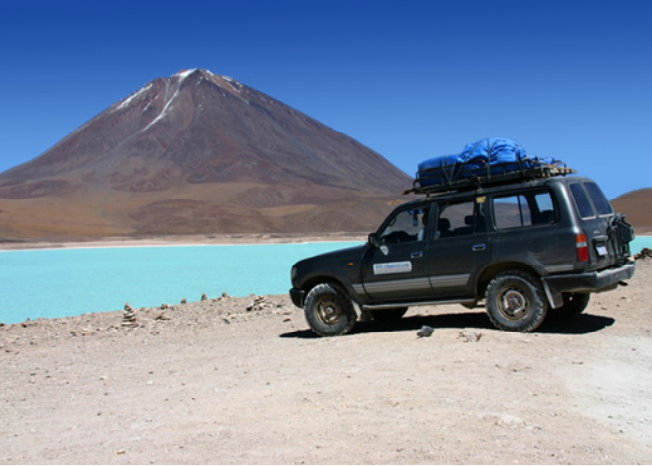
//> input picture ImageFilters/cmake-build-debug/car.png, 652 x 466 px
$ ./main   (built with g++ and OpenCV 4)
//> lines starting //> are read from the running program, lines starting //| are printed output that depends on the picture
//> further down, img is the input picture: 466 rows x 652 cols, CV_8UC3; mean B, G, R 160, 137.1, 121.6
/************************************************************************************************************
* Author: Jessie Peng
* Date: 2019-03-11
* Description: Implementation of basic image filters
*************************************************************************************************************/

#include <iostream>
#include <opencv2/opencv.hpp>
#include <opencv2/highgui.hpp>
#include <algorithm>
#include <vector>

using namespace std;
using namespace cv;

/// Average Filter
void BoxFilter(const Mat &src, Mat &dst, int w, int h)
{
//> called with w = 3, h = 3
    // Kernel size = (2w+1) x (2h+1)
    Mat kernel = Mat::ones(w * 2 + 1, h * 2 + 1, CV_64F);
    // Normalization
    kernel /= kernel.rows * kernel.cols;
    // Convolution
    filter2D(src, dst, -1, kernel);
}

/// Gaussian Filter
void GaussianFilter(const Mat &src, Mat &dst, float sigma)
{
//> called with sigma = 3
    // Kernel size = (2[5 sigma]+1) x (2[5 sigma]+1)
    int a = cvFloor(5 * sigma);
    Mat kernel(2 * a + 1, 2 * a + 1, CV_64F);
    for (int i = -a; i <= a; i++)
    {
        for (int j = -a; j <= a; j++)
        {
            kernel.at<double>(i+a, j+a) = exp( -(i * i + j * j) / (2 * sigma * sigma) );
        }
    }
    // Normalization:
    // Since 5 times sigma is large enough to cover most area in Gaussian distribution
    // Normalization coefficient can be estimated by 1 / (2 PI sigma^2)
    kernel /= 2 * CV_PI * sigma * sigma;
    // Convolution
    filter2D(src, dst, -1, kernel);
}

/// Median Filter
void MedianFilter(const Mat &src, Mat &dst, int w, int h)
{
//> called with w = 3, h = 3
    int channels = src.channels();
//> channels = 3
    // 3 channels
    if (channels == 3)
    {
        // Splits 3 channels
        vector<Mat> splitted(3), tomerge(3);
        split(src, splitted);
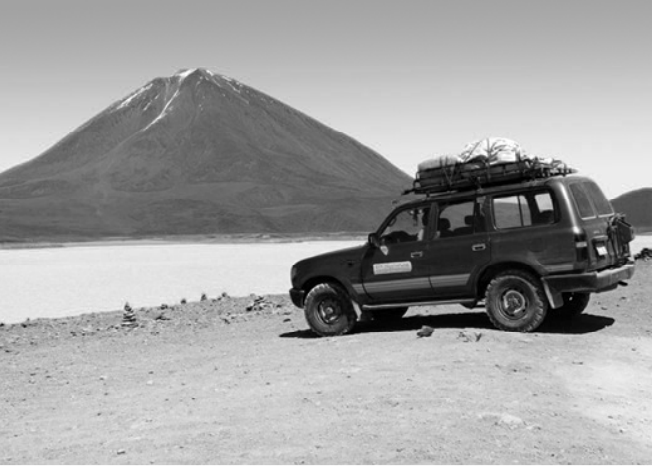
//> splitted[0]: 466 rows x 652 cols, CV_8UC1; min 0, max 255, mean 160
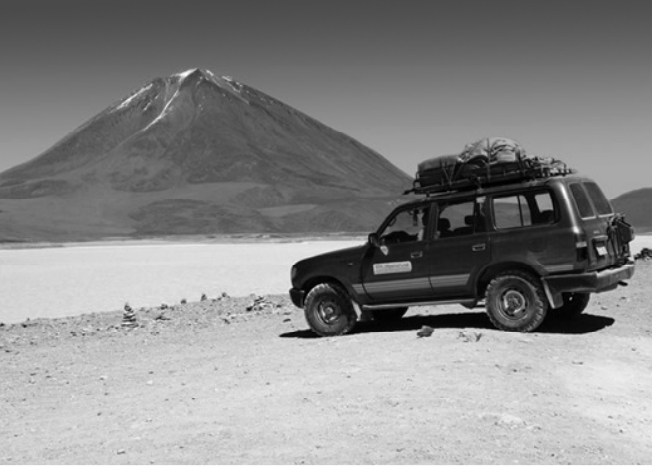
//> splitted[1]: 466 rows x 652 cols, CV_8UC1; min 0, max 254, mean 137.1
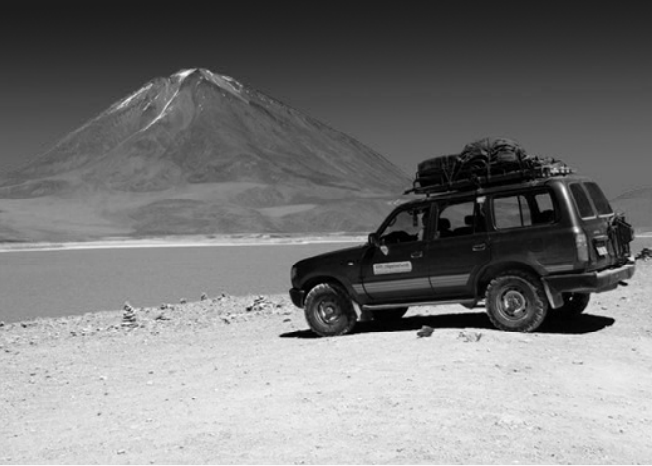
//> splitted[2]: 466 rows x 652 cols, CV_8UC1; min 0, max 253, mean 121.6
        for (int i = 0; i < 3; i++)
        {
            // Filters each channel respectively
            MedianFilter(splitted[i], tomerge[i], w, h);
        }
        // Merges 3 channels
        merge(tomerge, dst);
    }
    // Single channel
    else if (channels == 1)
    {
        Mat img;
        // Converts to float
        src.convertTo(img, CV_64F);
        dst = img.clone();
        // Extends borders by replication
        // Kernel size = (2w+1) x (2h+1)
        copyMakeBorder(img, img, h, h, w, w, BORDER_REPLICATE);
        vector<double> arr;
        for (int i = 0; i < dst.rows; i++)
        {
            for (int j = 0; j < dst.cols; j++)
            {
                arr.clear();
                for (int x = i; x < i + 2 * h + 1; x++)
                {
                    for (int y = j; y < j + 2 * w + 1; y++)
                    {
                        arr.push_back(img.at<double>(x, y));
                    }
                }
                // Calculates median
                sort(arr.begin(), arr.end());
                dst.at<double>(i, j) = arr[arr.size() / 2];
            }
        }
        // Convert to int
        dst.convertTo(dst, CV_8U);
    }
}

/// Bilateral Filter
void BilateralFilter(const Mat &src, Mat &dst, float sigma_s, float sigma_r)
{
//> called with sigma_s = 3, sigma_r = 3
    // Kernel size = (2[5m]+1) x (2[5m]+1), where m = max{sigma_s, sigma_r}
    int m = sigma_s > sigma_r ? cvFloor(5 * sigma_s) : cvFloor(5 * sigma_r);
    int channels = src.channels();
//> channels = 3
    Mat img;
    // Single channel
    if (channels == 1)
    {
        // Converts to float
        src.convertTo(img, CV_64F);
        dst = img.clone();
        // Extends borders by reflection
        int n = 2 * m + 1;
        copyMakeBorder(img, img, m, m, m, m, BORDER_REFLECT);
        double arr, weight, w;
        for (int i = 0; i < dst.rows; i++)
        {
            for (int j = 0; j < dst.cols; j++)
            {
                arr = 0;
                weight = 0;
                for (int x = i; x < i + n; x++)
                {
                    for (int y = j; y < j + n; y++)
                    {
                        // Spatial difference: |x1-x2| + |y1-y2|
                        // Intensity difference: |I(x1,y1) - I(x2,y2)|
                        w = exp( -(abs(i+m-x) + abs(j+m-y)) / (2 * sigma_s * sigma_s)
                                 -abs(img.at<double>(i+m, j+m) - img.at<double>(x, y)) / (2 * sigma_r * sigma_r) );
                        weight += w;
                        arr += img.at<double>(x, y) * w;
                    }
                }
                dst.at<double>(i, j) = arr / weight;
            }
        }
        // Converts to int
        dst.convertTo(dst, CV_8U);
    }
    // 3 channels
    else if (channels == 3)
    {
        // Converts to float
        src.convertTo(img, CV_64FC3);
//> img: 466 rows x 652 cols, CV_64FC3
        dst = img.clone();
        // Extends borders by reflection
        int n = 2 * m + 1;
        copyMakeBorder(img, img, m, m, m, m, BORDER_REFLECT);
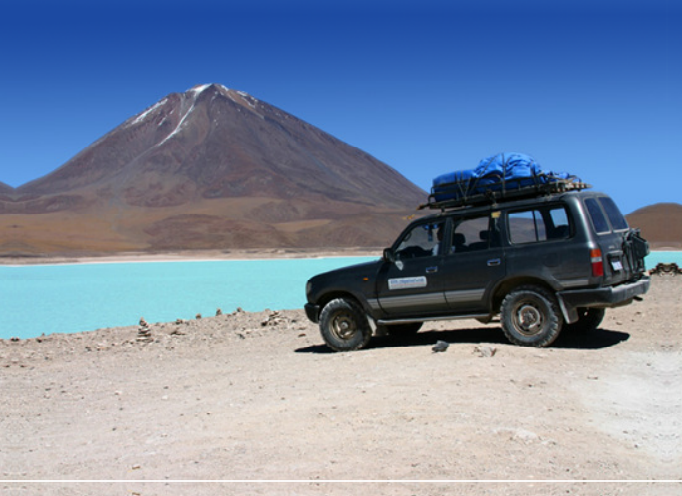
//> img: 496 rows x 682 cols, CV_64FC3; mean B, G, R 162.4, 138.1, 122.3
        double weight, w;
        Vec3d arr;
        for (int i = 0; i < dst.rows; i++)
        {
            for (int j = 0; j < dst.cols; j++)
            {
                arr = 0;
                weight = 0;
                for (int x = i; x < i + n; x++)
                {
                    for (int y = j; y < j + n; y++)
                    {
                        // Spatial difference: |x1-x2| + |y1-y2|
                        // Intensity difference: |B(x1,y1)-B(x2,y2)| + |G(x1,y1)-G(x2,y2)| + |R(x1,y1)-R(x2,y2)|
                        w = exp( -(abs(i+m-x) + abs(j+m-y)) / (2 * sigma_s * sigma_s)
                                 -(abs(img.at<Vec3d>(i+m, j+m)[0] - img.at<Vec3d>(x, y)[0])
                                 + abs(img.at<Vec3d>(i+m, j+m)[1] - img.at<Vec3d>(x, y)[1])
                                 + abs(img.at<Vec3d>(i+m, j+m)[2] - img.at<Vec3d>(x, y)[2]))
                                 / (2 * sigma_r * sigma_r) );
                        weight += w;
                        arr += img.at<Vec3d>(x, y) * w;
                    }
                }
                dst.at<Vec3d>(i, j) = arr / weight;
            }
        }
//> this loop made 466 passes
//> (arr, weight, w) on passes 1 to 3: ([56573.1, 27191.5, 11247], 339.4, 0.0917), ([57153.6, 27492.2, 11385.3], 342.7, 0.0868), ([57418.8, 27647.6, 11467.3], 344.1, 0.0917)
//> dst: 466 rows x 652 cols, CV_64FC3
//> after the loop, arr = [7993.6, 8036.3, 8064.2]; weight = 32.53; w = 0.000396
        // Converts to int
        dst.convertTo(dst, CV_8UC3);
//> dst: 466 rows x 652 cols, CV_8UC3
    }
}

/// Fourier transformation utility:
/// Rearranges the outputs of dft by moving the zero-frequency component to the center of the array
// Source from http://www.cad.zju.edu.cn/home/gfzhang/course/computational-photography/lab2-filtering/filtering.html
void fftshift(const Mat &src, Mat &dst)
{
    dst.create(src.size(), src.type());
    int rows = src.rows, cols = src.cols;
    Rect roiTopBand, roiBottomBand, roiLeftBand, roiRightBand;
    if (rows % 2 == 0)
    {
        roiTopBand = Rect(0, 0, cols, rows / 2);
        roiBottomBand = Rect(0, rows / 2, cols, rows / 2);
    } else {
        roiTopBand = Rect(0, 0, cols, rows / 2 + 1);
        roiBottomBand = Rect(0, rows / 2 + 1, cols, rows / 2);
    }
    if (cols % 2 == 0)
    {
        roiLeftBand = Rect(0, 0, cols / 2, rows);
        roiRightBand = Rect(cols / 2, 0, cols / 2, rows);
    }  else {
        roiLeftBand = Rect(0, 0, cols / 2 + 1, rows);
        roiRightBand = Rect(cols / 2 + 1, 0, cols / 2, rows);
    }
    Mat srcTopBand = src(roiTopBand);
    Mat dstTopBand = dst(roiTopBand);
    Mat srcBottomBand = src(roiBottomBand);
    Mat dstBottomBand = dst(roiBottomBand);
    Mat srcLeftBand = src(roiLeftBand);
    Mat dstLeftBand = dst(roiLeftBand);
    Mat srcRightBand = src(roiRightBand);
    Mat dstRightBand = dst(roiRightBand);
    flip(srcTopBand, dstTopBand, 0);
    flip(srcBottomBand, dstBottomBand, 0);
    flip(dst, dst, 0);
    flip(srcLeftBand, dstLeftBand, 1);
    flip(srcRightBand, dstRightBand, 1);
    flip(dst, dst, 1);
}

/// Fourier transformation utility: visualization
void fftvisualize(const Mat &src, Mat &dst)
{
    Mat J(src.size(), CV_32FC2);
    // Fourier transformation
    dft(src, J, DFT_COMPLEX_OUTPUT);
    // Shifts zero-frequency component to center
    fftshift(J, J);
    Mat Mag;
    vector<Mat> K;
    // Separates real and virtual parts into K[0] and K[1]
    split(J, K);
    pow(K[0], 2, K[0]);
    pow(K[1], 2, K[1]);
    // Magnitude
    Mag = K[0]+K[1];
    // log_e (magnitude)
    log(Mag+1, dst);
    normalize(dst, dst, 1.0, 0.0, NORM_MINMAX);
}

int main()
{
    /// Test filters
    Mat img = imread("car.png");
    Mat ret1, ret2, ret3, ret4;

    BoxFilter(img, ret1, 3, 3);
    GaussianFilter(img, ret2, 3);
    MedianFilter(img, ret3, 3, 3);
    BilateralFilter(img, ret4, 3, 3);

// [10 lines of commented-out code are left out]

    Mat combine1, combine2, combine3;
    hconcat(ret1, ret2, combine1);
    hconcat(ret3, ret4, combine2);
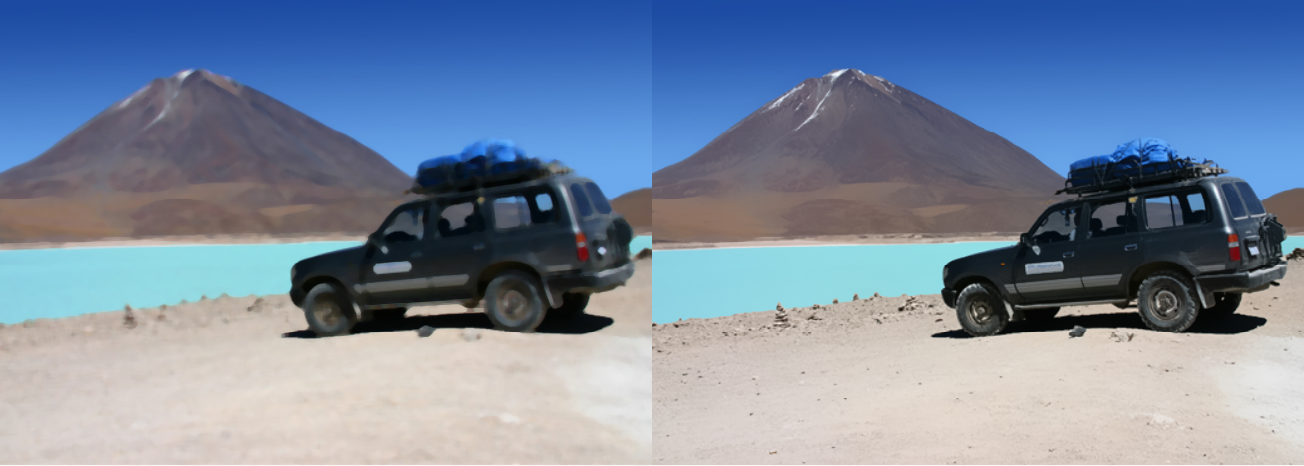
//> combine2: 466 rows x 1304 cols, CV_8UC3; mean B, G, R 160, 137.1, 121.6
    vconcat(combine1, combine2, combine3);
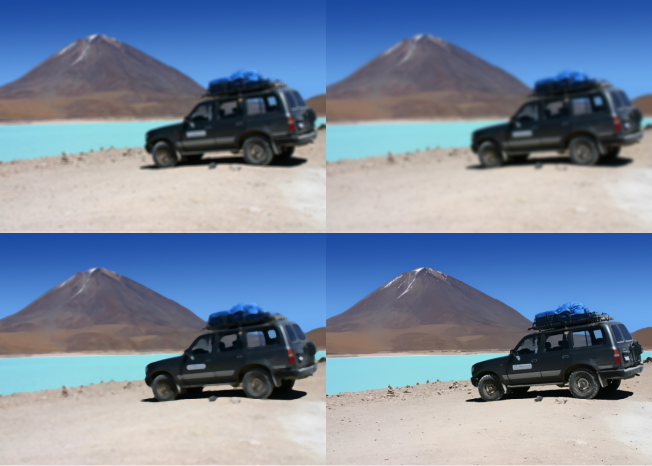
//> combine3: 932 rows x 1304 cols, CV_8UC3 (shown at 1/2 size); mean B, G, R 160, 137, 121.6

    imshow("result", combine3);
    imwrite("results.png", combine3);
    waitKey(0);


    /// Test Fourier transformation
    Mat I(512, 512, CV_32FC1);
    I = 0;
    Mat I1 = I.clone();
    Mat I2 = I.clone();
    Mat I3 = I.clone();
    // I: rectangle
    I(Rect(256-10, 256-30, 20, 60)) = 1.0;
    // I1: resized rectangle
    I1(Rect(256-20, 256-60, 40, 120)) = 1.0;
    // I2: rotated rectangle
    I2(Rect(256-30, 256-10, 60, 20)) = 1.0;
    // I3: replaced rectangle
    I3(Rect(256, 256, 20, 60)) = 1.0;

    Mat logMag, tmp1, tmp2, tmp3, tmp4, tmp5, tmp6, show;
    fftvisualize(I, logMag);
    vconcat(I, logMag, tmp1);
    fftvisualize(I1, logMag);
    vconcat(I1, logMag, tmp2);
    fftvisualize(I2, logMag);
    vconcat(I2, logMag, tmp3);
    fftvisualize(I3, logMag);
    vconcat(I3, logMag, tmp4);

    hconcat(tmp1, tmp2, tmp5);
    hconcat(tmp3, tmp4, tmp6);
    hconcat(tmp5, tmp6, show);

    show.convertTo(show, CV_8U, 255, 0);
    imshow("logMag", show);
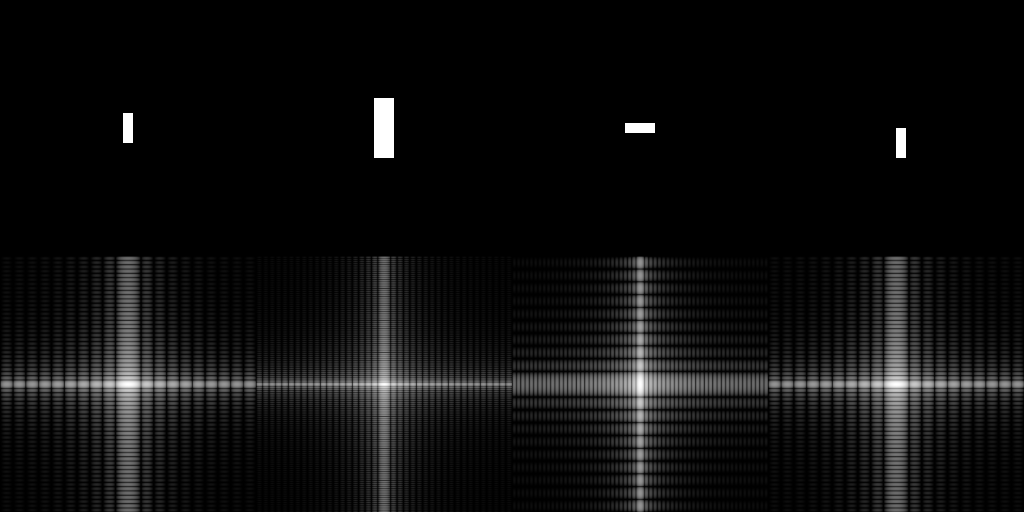
//> window 'logMag': 1024 rows x 2048 cols, CV_8UC1 (shown at 1/2 size); min 0, max 255, mean 14.2
    imwrite("logMag.png", show);
    waitKey(0);

    return 0;
}
